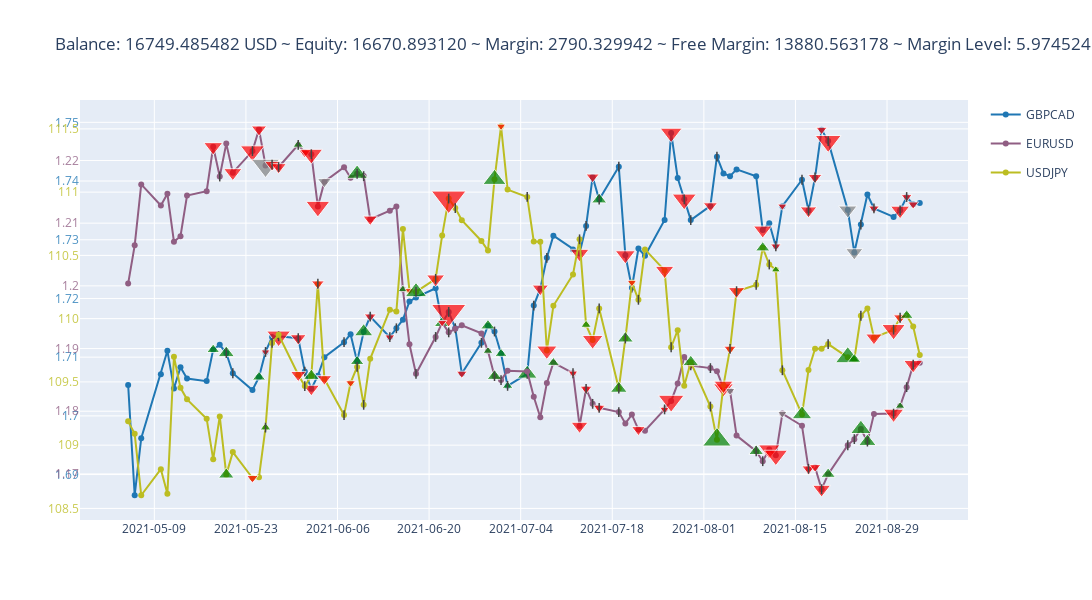

The notebook cell saved with this chart:
### Markdown cell above
### A Complete Example using `stable-baselines`

### Code cell
import gym
from gym_mtsim import (
    Timeframe, SymbolInfo,
    MtSimulator, OrderType, Order, SymbolNotFound, OrderNotFound,
    MtEnv,
    FOREX_DATA_PATH, STOCKS_DATA_PATH, CRYPTO_DATA_PATH, MIXED_DATA_PATH,
)
from stable_baselines3 import A2C


# env = gym.make('forex-hedge-v0')

model = A2C('MultiInputPolicy', env, verbose=0)
model.learn(total_timesteps=1000)

observation = env.reset()
while True:
    action, _states = model.predict(observation)
    observation, reward, done, info = env.step(action)
    if done:
        break

env.render('advanced_figure', time_format="%Y-%m-%d")
